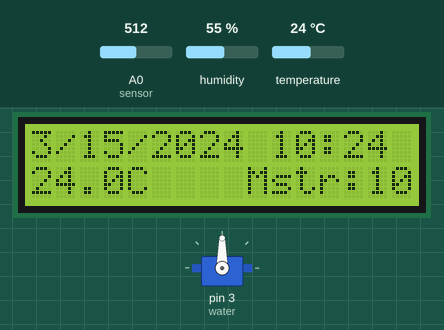
Bench run of a sketch on a simulated Arduino Uno, built with avr-gcc and run on an emulated ATmega328P. Parts: servo, 16×2 character LCD. Inputs (shaded band) come from the test bench; at power-on: A0 (sensor) = 512, temperature 24 °C, humidity 55 %. The local clock reads 2024-03-15 10:24:30 at power-on unless the sketch sets it.

Above: at 1.2 s.
1.3 s: A0 (sensor) set to 998
At 2.7 s:
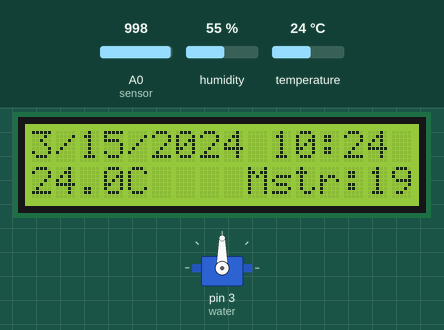
3.7 s: A0 (sensor) set to 1023
At 4.81 s:
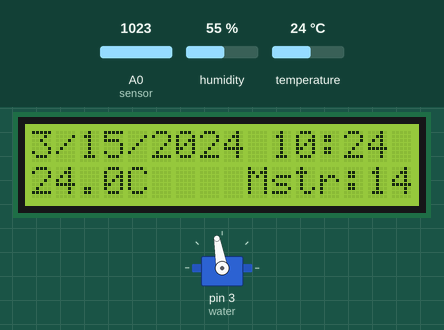
6.4 s: temperature set to 12 °C
8.4 s: A0 (sensor) set to 900
10.3 s: temperature set to 19 °C
At 11.2 s:
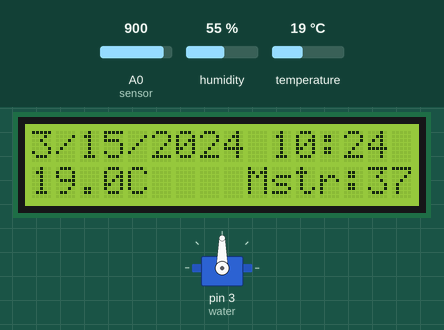
12.3 s: temperature set to 28 °C
At 13.6 s:
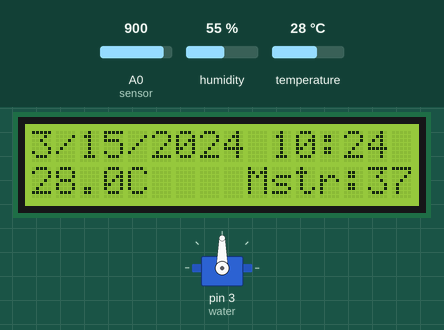
Timing chart, 0 to 15.3 s (numbered marks = the images above; inputs shaded):
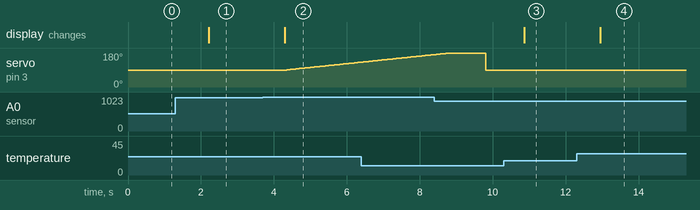

The sketch:

wolfhacks_code.ino
```cpp
#include <Servo.h>
#include <Wire.h>
#include <ds3231.h>
#include "DHT.h"
#include <LiquidCrystal_I2C.h>
//Import Libraries

#define DHTTYPE DHT11 //Define type of temperature sensor being used

Servo water;
DHT dht(2, DHTTYPE);
LiquidCrystal_I2C lcd(0x27,16,2);
//Declare LCD, servo, DHT sensor

struct ts t;

void setup() {
  water.attach(3); //Set servo as pin 3
  DS3231_init(DS3231_CONTROL_INTCN); //Start up temperature sensor
  Wire.begin();
  dht.begin();
  lcd.init();
  lcd.backlight();
  //start up components
}

void loop() {
  DS3231_get(&t); //get time variable from clock
  float h = dht.readHumidity();
  // Read temperature as Celsius (the default)
  float t = dht.readTemperature();
  // Read temperature as Fahrenheit (isFahrenheit = true)
  float f = dht.readTemperature(true);

  // Check if any reads failed and exit early (to try again).
  if (isnan(h) || isnan(t) || isnan(f)) {
    Serial.println(F("Failed to read from DHT sensor!"));
    return;
  }

  // Compute heat index in Fahrenheit (the default)
  float hif = dht.computeHeatIndex(f, h);
  // Compute heat index in Celsius (isFahreheit = false)
  float hic = dht.computeHeatIndex(t, h, false);

  int val = map(analogRead(A0),550,0,0,100) + 100; //Read soil moisture sensor and fix readings

  lcd.setCursor(0,0);
  lcd.print(printDateTime());
  lcd.setCursor(0,1);
  lcd.print(t);
  lcd.setCursor(4,1);
  lcd.print("C");
  lcd.setCursor(9,1);
  lcd.print("Mstr:");
  lcd.setCursor(14,1);
  lcd.print(val);
  //print information to LCD

 if(val < 18){ //water plants when soil is dry
    waterPlants();
 }
 delay(1000); //delay
}
void waterPlants(){ //Waters the plants with the servo
  for(int i = 90; i < 180; i++){ //slowly push servo. If pushed fast, the water will shoot out too fast
    water.write(i);
    delay(50);
  }
  water.write(180); //return servo to original position
  delay(1000);
  water.write(90);
}

String printDateTime(){ //format date and time for LCD display
  return String(t.mon) + "/" + String(t.mday) + "/" + String(t.year) + " " + String(t.hour) + ":" + String(t.min);
}
```

Measured:
- after the input at 1.3 s, the display: changes after 0.91 s (image 1)
- after the input at 3.7 s, servo on pin 3 (water): moves from 90° to 131° over 2.0 s, starting after 0.65 s; the display: changes after 0.60 s (image 2)
- after the input at 10.3 s, the display: changes after 0.56 s (image 3)
- after the input at 12.3 s, the display: changes after 0.65 s (image 4)
